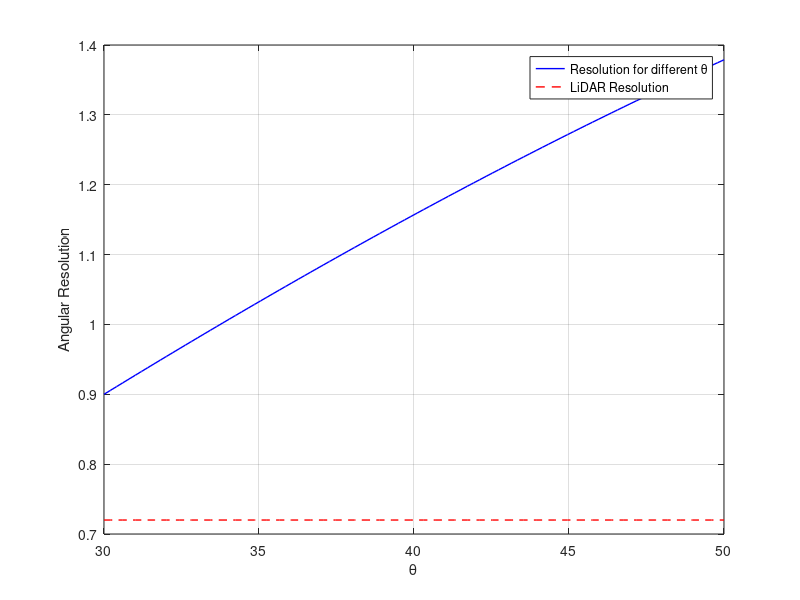

Here is the MATLAB script that generated this plot:
theta = linspace(30, 50, 100);  % in degrees
res = zeros(size(theta));
step = 1.8; % in degrees
res = 360/2/pi*sin(theta/360*2*pi)*sqrt((cos(step/360*2*pi)-cos(0))^2+(sin(step/360*2*pi)-sin(0))^2);

figure;
plot(theta, res, 'b', 'LineWidth', 1); 
hold on;
plot(theta, 0.72*ones(size(theta)), 'r--', 'LineWidth', 1);
grid on;

legend('Resolution for different \theta', 'LiDAR Resolution');

xlabel('\theta');
ylabel('Angular Resolution');
